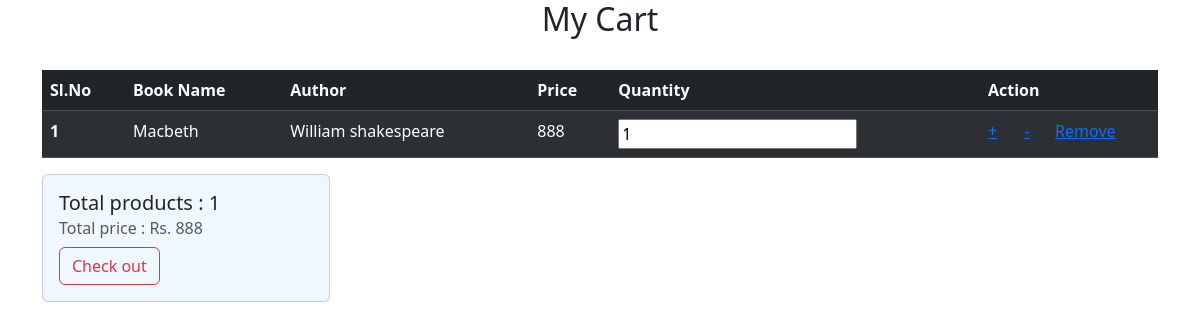
The app's page /user/viewcart/ (signed in) with its own data.
### userapp/models.py (models this page shows)
class CartItem(models.Model):
    cart=models.ForeignKey(Cart,on_delete=models.CASCADE)
    book=models.ForeignKey(Book,on_delete=models.CASCADE)
    quantity=models.PositiveBigIntegerField(default=1)

### crudapp/models.py (models this page shows, shortened)
class Book(models.Model):
    title = models.CharField(max_length=250, null=True, blank=True)
    author = models.CharField(max_length=250, null=True, blank=True)
    price = models.IntegerField(null=True, blank=True)
    image = models.ImageField(upload_to='pics')
    quantity = models.IntegerField()
    publisher = models.ForeignKey(Publisher, on_delete=models.CASCADE)

### userapp/views.py (the view, shortened to what this page needs)
# urls.py: path('viewcart/',views.ViewCart,name='viewcart'),
def ViewCart(request):
    try:
        if request.user.is_authenticated:
            cart, created = Cart.objects.get_or_create(user=request.user)
            cart_items = cart.cartitem_set.all()
            cart_item = CartItem.objects.all()
            total_price = sum(item.book.price * item.quantity for item in cart_items)
            total_items = cart_items.count()
            context = {
                'cart_items': cart_items,
                'cart_item': cart_item,
                'total_price': total_price,
                'total_items': total_items
            }
            return render(request, 'user/cart.html', context)
        else:
            messages.error(request, 'Please login first')
    except Cart.DoesNotExist:
        messages.error(request, 'Error retrieving the cart')

### templates/user/cart.html (shortened to what this page needs)
<!DOCTYPE html>
<html lang="en">
<head>
    <link href="https://cdn.jsdelivr.net/npm/bootstrap@5.3.2/dist/css/bootstrap.min.css" rel="stylesheet">
</head>
<body>
  <div class="container">
  <h2 style="text-align: center;">My Cart</h2><br>
    {% if not cart_items %}
    <h2 style="text-align: center; background-color: aliceblue;">your cart is empty!!!</h2>
    {% else %}
    <table class="table table-dark table-striped">
            <thead>
              <tr>
                <th scope="col">Sl.No</th>
                <th scope="col">Book Name</th>
                <th scope="col">Author</th>
                <th scope="col">Price</th>
                <th scope="col">Quantity</th>
                <th scope="col" colspan="3">Action</th>
              </tr>
            </thead>
            <tbody>
                {% for item in cart_items %}
              <tr>
                <th scope="row">{{forloop.counter}}</th>
                <td>{{item.book.title}}</td>
                <td>{{item.book.author}}</td>
                <td>{{item.book.price}}</td>
                <td><input type="number" name="quantity" value="{{item.quantity}}"></td>
                {% if item.quantity <= item.book.quantity %}
                <td><a href="{% url 'increase_qty' item.id %}">+</a></td>
                <td><a href="{% url 'decrease_qty' item.id %}">-</a></td>
                {% endif %}
                <td><a href="{% url 'remove_item' item.id %}">Remove</a></td>
              </tr>
              {% endfor %}
            </tbody>
      </table>
      <form action="{% url 'checkout' %}" method="post">
      <div class="card" style="width: 18rem; background-color: aliceblue;">
      <div class="card-body">
        <h5 class="card-title">Total products : {{total_items}}</h5>
        <h6 class="card-subtitle mb-2 text-body-secondary">Total price : Rs. {{total_price}}</h6>
        <button type="submit" href="#" class="btn btn-outline-danger">Check out</button>
      </div>
      </div>
    </form>
    {% endif %}
    </div>
</body>
</html>

### records on screen
CartItem: book "Macbeth", book.author "William shakespeare", book.price "888", quantity "1"

### other values on screen
{{ total_items }} "1"
{{ total_price }} "888"
